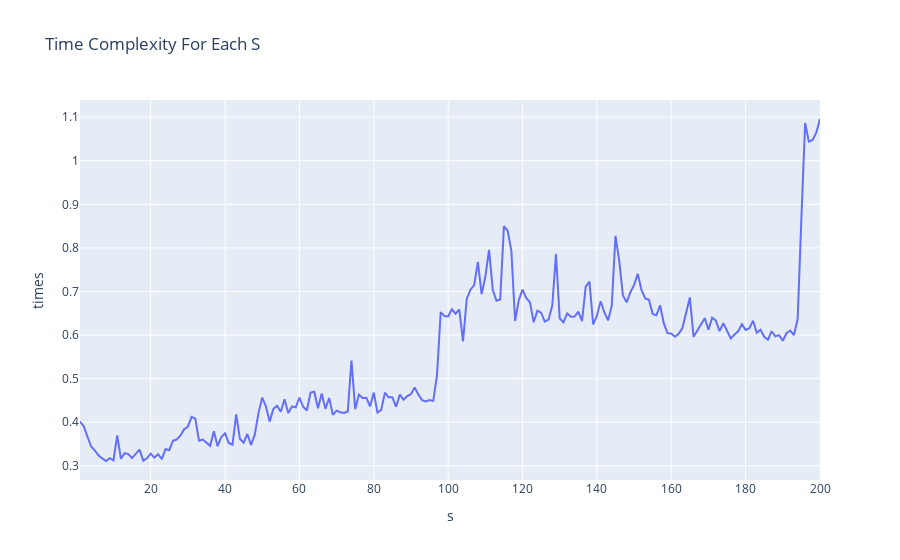

The cell this chart's notebook holds for it:
### Code cell
# optimal S for 100,000
s = list(range(1, 201))
df = pd.DataFrame({"times":t, "keys" : keys, "s":s})
fig = px.line(df, x="s", y="times", title='Time Complexity For Each S')
fig.show()

### Figure 1 — Plotly figure (JSON) as saved in the notebook; plotly's stock layout.template omitted (floating-point values rounded to 4 significant figures; data arrays with more than 128 entries replaced by an {"elided": "..."} marker saying what was removed)
{"data": [{"hovertemplate": "s=%{x}<br>times=%{y}<extra></extra>", "legendgroup": "", "line": {"color": "#636efa", "dash": "solid"}, "marker": {"symbol": "circle"}, "mode": "lines", "name": "", "orientation": "v", "showlegend": false, "type": "scatter", "x": {"elided": "200 int values"}, "xaxis": "x", "y": {"elided": "200 float values"}, "yaxis": "y"}], "layout": {"legend": {"tracegroupgap": 0}, "title": {"text": "Time Complexity For Each S"}, "xaxis": {"anchor": "y", "domain": [0, 1], "title": {"text": "s"}}, "yaxis": {"anchor": "x", "domain": [0, 1], "title": {"text": "times"}}}}
